Frame 1 (no input): blank canvas, image omitted
Frame 60 (the mouse pressed at the canvas centre just before this capture): blank canvas, image omitted
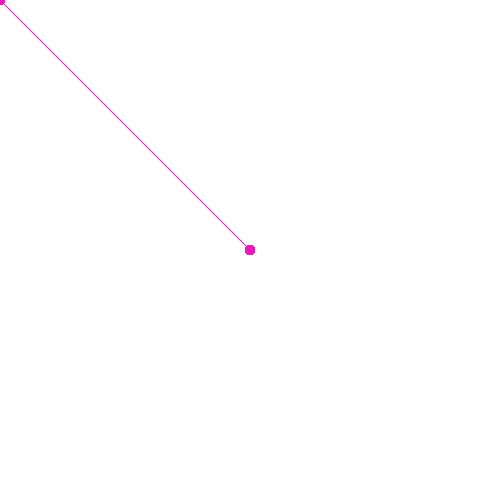
Frame 120 (the mouse held since frame 60 and released just before this capture)

The Processing sketch whose frames 1 and 60 were blank and that drew this single picture after the mouse press (run headless with seeded random() and noise(); from frame 60 on, the mouse is pressed at the canvas centre):

// Processing sketch: ex_3_drawing_line_circle_stop
// ── ex_3_drawing_line_circle_stop.pde
void setup() {
  size(500, 500);
  background(255);
}

void draw() {  
  /* always draw the lines */
  stroke(232, 23, 187);
  line(mouseX, mouseY, pmouseX, pmouseY);

  /* draw an ellipse when the mouse is not moving,
   * IE when the previous mouse position equals the current
   * mouse position that means we haven't moved */
  if (pmouseX == mouseX && pmouseY == mouseY) {
    noStroke();
    fill(232, 23, 187, 100);
    ellipse(mouseX, mouseY, 10, 10);
  }
}
